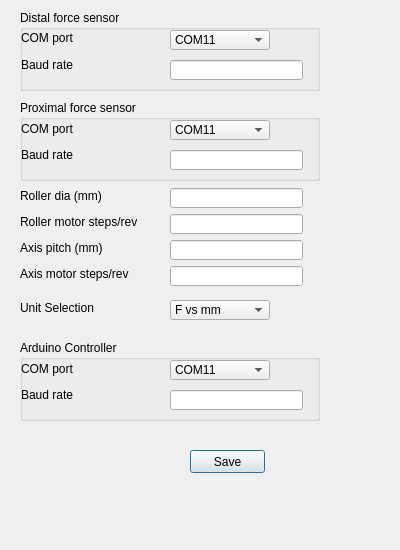
<?xml version="1.0" encoding="UTF-8"?>
<ui version="4.0">
 <class>Dialog</class>
 <widget class="QDialog" name="Dialog">
  <property name="enabled">
   <bool>true</bool>
  </property>
  <property name="geometry">
   <rect>
    <x>0</x>
    <y>0</y>
    <width>400</width>
    <height>550</height>
   </rect>
  </property>
  <property name="sizePolicy">
   <sizepolicy hsizetype="Fixed" vsizetype="Fixed">
    <horstretch>0</horstretch>
    <verstretch>0</verstretch>
   </sizepolicy>
  </property>
  <property name="minimumSize">
   <size>
    <width>400</width>
    <height>550</height>
   </size>
  </property>
  <property name="maximumSize">
   <size>
    <width>400</width>
    <height>550</height>
   </size>
  </property>
  <property name="windowTitle">
   <string>Dialog</string>
  </property>
  <widget class="QGroupBox" name="groupBox_3">
   <property name="geometry">
    <rect>
     <x>20</x>
     <y>100</y>
     <width>300</width>
     <height>81</height>
    </rect>
   </property>
   <property name="title">
    <string>Proximal force sensor</string>
   </property>
   <widget class="QLabel" name="proximal_baude_label">
    <property name="geometry">
     <rect>
      <x>1</x>
      <y>47</y>
      <width>70</width>
      <height>16</height>
     </rect>
    </property>
    <property name="text">
     <string>Baud rate</string>
    </property>
   </widget>
   <widget class="QLineEdit" name="proximal_baude">
    <property name="geometry">
     <rect>
      <x>150</x>
      <y>50</y>
      <width>133</width>
      <height>20</height>
     </rect>
    </property>
   </widget>
   <widget class="QComboBox" name="proximal_com">
    <property name="geometry">
     <rect>
      <x>150</x>
      <y>20</y>
      <width>100</width>
      <height>20</height>
     </rect>
    </property>
    <item>
     <property name="text">
      <string>COM11</string>
     </property>
    </item>
    <item>
     <property name="text">
      <string>COM1</string>
     </property>
    </item>
   </widget>
   <widget class="QLabel" name="proximal_com_label">
    <property name="geometry">
     <rect>
      <x>1</x>
      <y>21</y>
      <width>70</width>
      <height>16</height>
     </rect>
    </property>
    <property name="text">
     <string>COM port</string>
    </property>
   </widget>
  </widget>
  <widget class="QLineEdit" name="roller_dia">
   <property name="geometry">
    <rect>
     <x>170</x>
     <y>188</y>
     <width>133</width>
     <height>20</height>
    </rect>
   </property>
  </widget>
  <widget class="QLabel" name="label_7">
   <property name="geometry">
    <rect>
     <x>20</x>
     <y>188</y>
     <width>101</width>
     <height>16</height>
    </rect>
   </property>
   <property name="text">
    <string>Roller dia (mm)</string>
   </property>
  </widget>
  <widget class="QLineEdit" name="roller_steps">
   <property name="geometry">
    <rect>
     <x>170</x>
     <y>214</y>
     <width>133</width>
     <height>20</height>
    </rect>
   </property>
   <property name="text">
    <string/>
   </property>
  </widget>
  <widget class="QLabel" name="label_8">
   <property name="geometry">
    <rect>
     <x>20</x>
     <y>214</y>
     <width>140</width>
     <height>16</height>
    </rect>
   </property>
   <property name="text">
    <string>Roller motor steps/rev</string>
   </property>
  </widget>
  <widget class="QLineEdit" name="axis_steps">
   <property name="geometry">
    <rect>
     <x>170</x>
     <y>266</y>
     <width>133</width>
     <height>20</height>
    </rect>
   </property>
   <property name="text">
    <string/>
   </property>
  </widget>
  <widget class="QLineEdit" name="axis_pitch">
   <property name="geometry">
    <rect>
     <x>170</x>
     <y>240</y>
     <width>133</width>
     <height>20</height>
    </rect>
   </property>
  </widget>
  <widget class="QLabel" name="label_9">
   <property name="geometry">
    <rect>
     <x>20</x>
     <y>266</y>
     <width>131</width>
     <height>16</height>
    </rect>
   </property>
   <property name="text">
    <string>Axis motor steps/rev</string>
   </property>
  </widget>
  <widget class="QLabel" name="label_10">
   <property name="geometry">
    <rect>
     <x>20</x>
     <y>240</y>
     <width>100</width>
     <height>16</height>
    </rect>
   </property>
   <property name="text">
    <string>Axis pitch (mm)</string>
   </property>
  </widget>
  <widget class="QGroupBox" name="groupBox_2">
   <property name="geometry">
    <rect>
     <x>20</x>
     <y>10</y>
     <width>300</width>
     <height>81</height>
    </rect>
   </property>
   <property name="title">
    <string>Distal force sensor</string>
   </property>
   <widget class="QLabel" name="com_distal_label">
    <property name="geometry">
     <rect>
      <x>1</x>
      <y>20</y>
      <width>70</width>
      <height>16</height>
     </rect>
    </property>
    <property name="text">
     <string>COM port</string>
    </property>
   </widget>
   <widget class="QLineEdit" name="distal_baude">
    <property name="geometry">
     <rect>
      <x>150</x>
      <y>50</y>
      <width>133</width>
      <height>20</height>
     </rect>
    </property>
   </widget>
   <widget class="QLabel" name="distal_baude_label">
    <property name="geometry">
     <rect>
      <x>1</x>
      <y>47</y>
      <width>70</width>
      <height>16</height>
     </rect>
    </property>
    <property name="text">
     <string>Baud rate</string>
    </property>
   </widget>
   <widget class="QComboBox" name="distal_com">
    <property name="geometry">
     <rect>
      <x>150</x>
      <y>20</y>
      <width>100</width>
      <height>20</height>
     </rect>
    </property>
    <item>
     <property name="text">
      <string>COM11</string>
     </property>
    </item>
    <item>
     <property name="text">
      <string>COM1</string>
     </property>
    </item>
   </widget>
  </widget>
  <widget class="QPushButton" name="save_parameters">
   <property name="geometry">
    <rect>
     <x>190</x>
     <y>450</y>
     <width>75</width>
     <height>23</height>
    </rect>
   </property>
   <property name="text">
    <string>Save</string>
   </property>
  </widget>
  <widget class="QLabel" name="label_11">
   <property name="geometry">
    <rect>
     <x>20</x>
     <y>300</y>
     <width>100</width>
     <height>16</height>
    </rect>
   </property>
   <property name="text">
    <string>Unit Selection</string>
   </property>
  </widget>
  <widget class="QComboBox" name="Unit_comboBox">
   <property name="geometry">
    <rect>
     <x>170</x>
     <y>300</y>
     <width>100</width>
     <height>20</height>
    </rect>
   </property>
   <property name="editable">
    <bool>false</bool>
   </property>
   <property name="currentText">
    <string>F vs mm</string>
   </property>
   <property name="currentIndex">
    <number>0</number>
   </property>
   <property name="maxVisibleItems">
    <number>10</number>
   </property>
   <item>
    <property name="text">
     <string>F vs mm</string>
    </property>
   </item>
   <item>
    <property name="text">
     <string>kgf vs mm</string>
    </property>
   </item>
  </widget>
  <widget class="QGroupBox" name="groupBox_4">
   <property name="geometry">
    <rect>
     <x>20</x>
     <y>340</y>
     <width>300</width>
     <height>81</height>
    </rect>
   </property>
   <property name="title">
    <string>Arduino Controller</string>
   </property>
   <widget class="QLabel" name="Arduino_baude_label">
    <property name="geometry">
     <rect>
      <x>1</x>
      <y>47</y>
      <width>70</width>
      <height>16</height>
     </rect>
    </property>
    <property name="text">
     <string>Baud rate</string>
    </property>
   </widget>
   <widget class="QLineEdit" name="Arduino_baude">
    <property name="geometry">
     <rect>
      <x>150</x>
      <y>50</y>
      <width>133</width>
      <height>20</height>
     </rect>
    </property>
   </widget>
   <widget class="QComboBox" name="Arduino_com">
    <property name="geometry">
     <rect>
      <x>150</x>
      <y>20</y>
      <width>100</width>
      <height>20</height>
     </rect>
    </property>
    <item>
     <property name="text">
      <string>COM11</string>
     </property>
    </item>
    <item>
     <property name="text">
      <string>COM1</string>
     </property>
    </item>
   </widget>
   <widget class="QLabel" name="Arduino_com_label">
    <property name="geometry">
     <rect>
      <x>1</x>
      <y>21</y>
      <width>70</width>
      <height>16</height>
     </rect>
    </property>
    <property name="text">
     <string>COM port</string>
    </property>
   </widget>
  </widget>
 </widget>
 <resources/>
 <connections/>
</ui>
